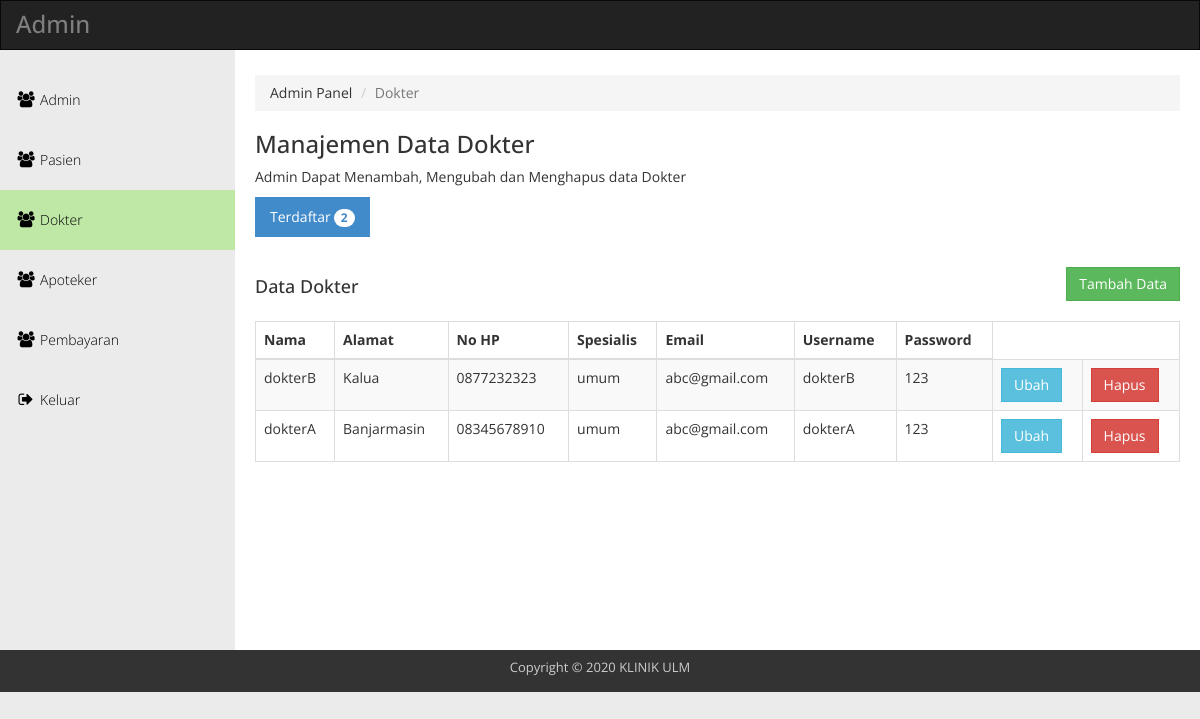
Screenshot of /admin/index.php?page=dokter (signed in) with the database file from the repository.
### tables this page shows
CREATE TABLE `dokter` (
  `id_dokter` int(11) NOT NULL AUTO_INCREMENT,
  `username` varchar(20) NOT NULL,
  `nama_dokter` varchar(20) NOT NULL,
  `alamat_dokter` text NOT NULL,
  `no_hp_dokter` varchar(15) NOT NULL,
  `spesialis` varchar(20) NOT NULL,
  PRIMARY KEY (`id_dokter`),
  KEY `dokter_ibfk_1` (`username`),
  CONSTRAINT `dokter_ibfk_1` FOREIGN KEY (`username`) REFERENCES `user` (`username`) ON DELETE CASCADE ON UPDATE CASCADE
);

CREATE TABLE `user` (
  `username` varchar(20) NOT NULL,
  `password` varchar(20) NOT NULL,
  `email` varchar(20) NOT NULL,
  `level` int(11) NOT NULL,
  PRIMARY KEY (`username`)
);

### admin/dokter.php (the view, shortened to what this page needs)
<?php
$stmt = $pdo_conn->prepare('SELECT * FROM dokter ORDER BY id_dokter DESC');
$stmt->execute();
$result = $stmt->fetchAll();
?>
<div class="templatemo-content-wrapper">
        <div class="templatemo-content">
          <ol class="breadcrumb">
            <li>Admin Panel</li>
            <li class="active">Dokter</li>
          </ol>
          <h1>Manajemen Data Dokter</h1>
          <p>Admin Dapat Menambah, Mengubah dan Menghapus data Dokter</p>
          <div class="row margin-bottom-30">
            <div class="col-md-12">
              <ul class="nav nav-pills">
                <li class="active"><a href="#">Terdaftar<span class="badge"><?php echo count($result);?></span></a></li>
              </ul>
            </div>
          </div>
          <div class="row">
            <div class="col-md-12">
              <div class="btn-group pull-right" id="templatemo_sort_btn">
              <a href="index.php?page=dokter_tambah"><button type="button" class="btn btn-success">Tambah Data</button></a>
              </div>
              <div class="table-responsive">
                <h4 class="margin-bottom-15">Data Dokter</h4>
                <table class="table table-striped table-hover table-bordered">
                  <thead>
                    <tr>
                      <th>Nama</th>
                      <th>Alamat</th>
                      <th>No HP</th>
                      <th>Spesialis</th>
                      <th>Email</th>
                      <th>Username</th>
                      <th>Password</th>
                    </tr>
                  </thead>
                  <tbody>
                  <?php
                    if(!empty($result)) {
                    foreach($result as $row) {	?>
                      <tr>
                          <?php
                          $stmt1 = $pdo_conn->prepare('SELECT * FROM user where username="'.$row["username"].'"');
                          $stmt1->execute();
                          $result1 = $stmt1->fetchAll();
                          ?>
                          <td><?php echo $row["nama_dokter"] ?></td>
                          <td><?php echo $row["alamat_dokter"] ?></td>
                          <td><?php echo $row["no_hp_dokter"] ?></td>
                          <td><?php echo $row["spesialis"] ?></td>
                          <td><?php echo $result1[0]["email"] ?></td>
                          <td><?php echo $result1[0]["username"] ?></td>
                          <td><?php echo $result1[0]["password"] ?></td>
                          <td><a href="index.php?page=dokter_edit&id=<?php echo $row["id_dokter"]; ?>" class="btn btn-info">Ubah</a></td>
                          <td><a href="dokter_hapus.php?hapus=<?php echo $result1[0]["username"]; ?>" class="btn btn-danger">Hapus</a></td>
                        </tr>
                        <?php
                        } }
                        ?>
                  </tbody>
                </table>
              </div>
            </div>
          </div>
        </div>
      </div>

### admin/index.php (shortened to what this page needs)
<!DOCTYPE html>
<head>
  <link rel="stylesheet" href="css/templatemo_main.css">
</head>
<body>
<div id="main-wrapper">
<?php
    include("sidebar.php");
    ?>
    <div class="template-page-wrapper">
    <?php
    include("nav.php");
    $page=isset($_GET['page']) ? $_GET['page']: 'admin';
    include_once($page.".php");
?>
      <footer class="templatemo-footer">
        <div class="templatemo-copyright">
          <p>Copyright &copy; 2020 KLINIK ULM</p>
        </div>
      </footer>
</div>
</div>
</body>
</html>

### admin/sidebar.php (shortened to what this page needs)
<div class="navbar navbar-inverse" role="navigation">
      <div class="navbar-header">
        <div class="logo"><h1>Admin</h1></div>
      </div>
</div>

### admin/nav.php (shortened to what this page needs)
<?php
    $page=isset($_GET['page']) ? $_GET['page']: 'admin';
?>
<div class="navbar-collapse collapse templatemo-sidebar">
        <ul class="templatemo-sidebar-menu">
          <li <?php if($page == "admin"){echo 'class="active"';}?>><a href="index.php?page=admin"><i class="fa fa-users"></i>Admin</a></li>
          <li <?php if($page == "pasien"){echo 'class="active"';}?>><a href="index.php?page=pasien"><i class="fa fa-users"></i>Pasien</a></li>
          <li <?php if($page == "dokter"){echo 'class="active"';}?>><a href="index.php?page=dokter"><i class="fa fa-users"></i>Dokter</a></li>
          <li <?php if($page == "apoteker"){echo 'class="active"';}?>><a href="index.php?page=apoteker"><i class="fa fa-users"></i>Apoteker</a></li>
          <li <?php if($page == "pembayaran"){echo 'class="active"';}?>><a href="index.php?page=pembayaran"><i class="fa fa-users"></i>Pembayaran</a></li>
          <li><a href="javascript:;" data-toggle="modal" data-target="#confirmModal"><i class="fa fa-sign-out"></i>Keluar</a></li>
        </ul>
      </div>

### admin/css/templatemo_main.css (style rules this page uses)
* { font-family: 'Open Sans', sans-serif; }
body { background-color: rgb(235,235,235); }
h1 { font-size: 24px; }
.logo { display: inline-block; }
.logo h1 { font-size: 24px; margin: 10px 15px; }
.templatemo-content-wrapper { float: left; width: 100%; }
.templatemo-content { margin-left: 235px; margin-top: 0px; min-height: 600px; padding: 25px 20px 0 20px; background-color: white; overflow-x: hidden; }
.templatemo-footer { clear: both; font-size: 13px; padding: 8px 0 5px 0; text-align: center; color: #ccc; background-color: #333; }
.margin-bottom-15 { margin-bottom: 15px; }
.margin-bottom-30 { margin-bottom: 30px; }
.navbar { margin-bottom: 0; border-radius: 0; }
.navbar-header { color: rgb(127,127,127); }
.templatemo-sidebar { padding: 0; margin-top: 20px; }
.templatemo-sidebar .templatemo-sidebar-menu { list-style: none; margin: 0; padding: 0; }
.templatemo-sidebar .templatemo-sidebar-menu > li { display: block; margin: 0; padding: 0; border: 0px; }
.templatemo-sidebar .templatemo-sidebar-menu > li > a { display: block; position: relative; margin: 0; border: 0px; padding: 20px 15px; text-decoration: none; font-size: 14px; font-weight: 300; }
.templatemo-sidebar-menu a { color: black; }
.templatemo-sidebar .templatemo-sidebar-menu >li.active, .templatemo-sidebar .templatemo-sidebar-menu>li>a:hover { background-color: rgb(191, 232, 167); }
.templatemo-sidebar .templatemo-sidebar-menu > li > a > i { font-size: 16px; top: 2px; margin-top: 1px; margin-left: 1px; margin-right: 4px; display: inline-block; width: 1.25em; text-align: center; }
#templatemo_sort_btn { margin-bottom: 20px; }
.nav-pills>li>a, .nav-tabs>li>a, .alert, .progress, .panel, .btn, .panel-group .panel, .form-control, .modal-content, .breadcrumb { border-radius: 0; }
@media screen and (min-width: 992px) { .templatemo-sidebar { width: 235px; float: left; position: relative; margin-right: -100%; } }

### rows the page displays
dokter: nama_dokter "dokterB", alamat_dokter "Kalua", no_hp_dokter "0877232323", spesialis "umum", username.email "abc@gmail.com", username.username "dokterB", username.password "123"
dokter: nama_dokter "dokterA", alamat_dokter "Banjarmasin", no_hp_dokter "08345678910", spesialis "umum", username.email "abc@gmail.com", username.username "dokterA", username.password "123"

### other values shown
count($result) "2"
